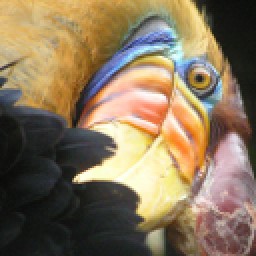
#> input picture machinelearning/python/ex7/data/bird_small.png, 128 x 128 px (shown 2 times larger)
$ python 3.KmeansForImageCompression.py
#> lines starting #> are read from the running program, lines starting #| are printed output that depends on the picture
import matplotlib.pyplot as plt
import seaborn as sns

import numpy as np
import pandas as pd
from skimage import io  # 需要安装scikit-image，执行： pip install scikit-image
from sklearn.cluster import KMeans
from sklearn.decomposition import PCA
from sklearn.preprocessing import StandardScaler


# 加载图片并将其像素值归一化到 [0, 1] 范围
pic = io.imread('data/bird_small.png') / 255.

# 使用 imshow 函数显示图片
io.imshow(pic)

# 必须调用 show 函数来展示窗口
io.show()

# serialize data
data = pic.reshape(128*128, 3)

model = KMeans(n_clusters=16, n_init=100)
model.fit(data)

centroids = model.cluster_centers_
print(centroids.shape)

C = model.predict(data)
#> C = 16384 values, max 15 at index 96, min 0 at index 98, mean 7.06
print(C.shape)
#| (16384,)
centroids[C].shape
#(16, 3)
#(16384,)
#(16384, 3)

compressed_pic = centroids[C].reshape((128,128,3))
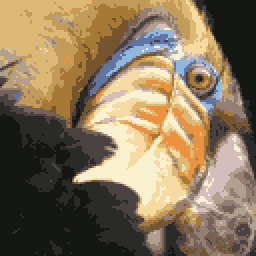
#> compressed_pic: shape (128, 128, 3) float64 (shown 2 times larger); mean of channels 0, 1, 2 0.531, 0.46, 0.358; drawn as R, G, B
fig, ax = plt.subplots(1, 2)
ax[0].imshow(pic)
ax[1].imshow(compressed_pic)
plt.show()
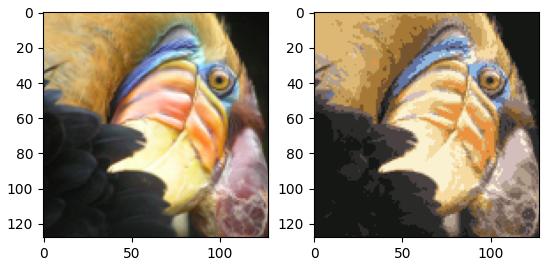
#> figure drawn by matplotlib, 2 panels

# 绘图前的准备 - 随机采样 1000 个数据点
sample_size = 1000
np.random.seed(42)  # 设置随机种子以保证结果可复现
indices = np.random.choice(np.arange(data.shape[0]), size=sample_size, replace=False)
sample_data = data[indices]
#> sample_data = 1000 rows, first 8: [0.0863, 0.0824, 0.0706], [0.0863, 0.0902, 0.0824], [0.118, 0.122, 0.102], [0.686, 0.475, 0.216], [0.0863, 0.0902, 0.0627], [0.255, 0.278, 0.306], [0.812, 0.69, 0.459], [0.325, 0.204, 0.2]
sample_C = C[indices]
#> sample_C = 1000 values, max 15 at index 19, min 0 at index 10, mean 7.14

#绘图 3D & 2D
K=16
# Setup Color Palette
palette = plt.get_cmap('hsv')(np.linspace(0, 1, K))
colors = palette[sample_C]
#> colors = 1000 rows, first 6: [0.425, 1, 0, 1], [0.425, 1, 0, 1], [0.425, 1, 0, 1], [0.331, 0, 1, 1], [0.425, 1, 0, 1], [0.725, 0, 1, 1]

# Visualize the data and centroid memberships in 3D
fig = plt.figure()
ax = fig.add_subplot(111, projection='3d')
ax.scatter(sample_data[:, 0], sample_data[:, 1], sample_data[:, 2], c=colors, s=10)
ax.set_title('Pixel dataset plotted in 3D. Color shows centroid memberships')
plt.show()
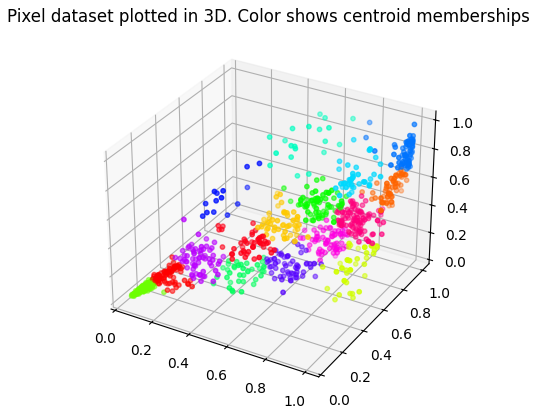
#> figure drawn by matplotlib, 1 panel

# Plot in 2D
# Subtract the mean to use PCA
scaler = StandardScaler()
X_norm = scaler.fit_transform(sample_data)
#> X_norm = 1000 rows, first 8: [-1.42, -1.39, -1.23], [-1.42, -1.36, -1.18], [-1.32, -1.25, -1.1], [0.424, 0.0069, -0.631], [-1.42, -1.36, -1.26], [-0.9, -0.691, -0.259], [0.809, 0.775, 0.372], [-0.683, -0.957, -0.696]

# PCA and project the data to 2D
pca = PCA(n_components=2)
Z = pca.fit_transform(X_norm)
#> Z = 1000 pairs, first value -2.53 to 3.34, second value -1.77 to 1.89
plt.figure()
for i in range(K):
    plt.scatter(Z[(sample_C== i), 0], Z[(sample_C == i), 1], color=palette[i], label=f'Centroid {i}')
plt.legend()
plt.title('PCA Projection of Pixel Dataset to 2D')
plt.show()
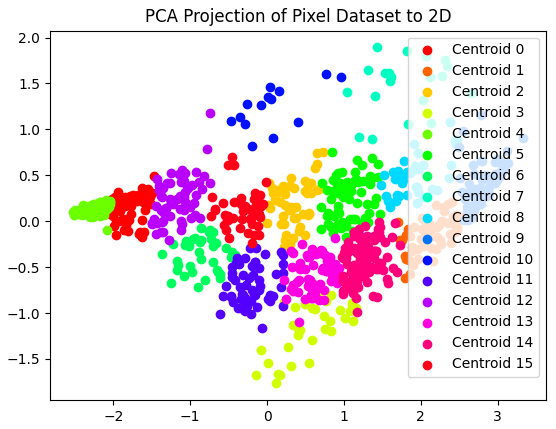
#> figure drawn by matplotlib, 1 panel
